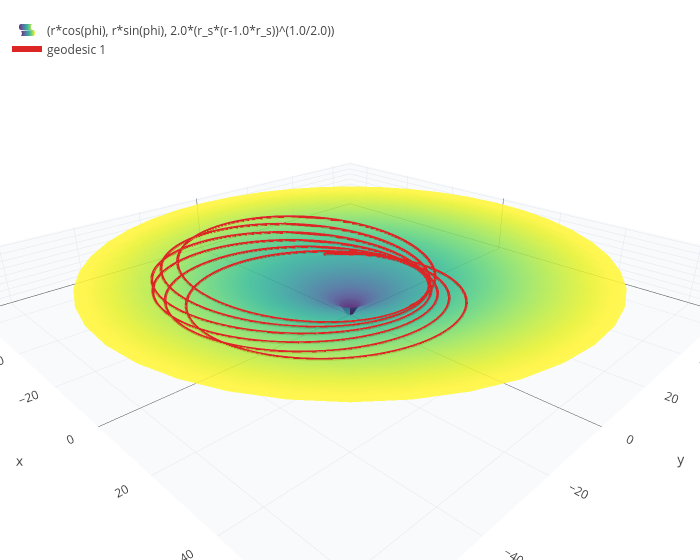

The cell this chart's notebook holds for it:
### Markdown cell above
## 3. Straight from the metric

The orbit equation above came from the geodesic equations, but we can also integrate the full four-dimensional
geodesic equations directly. The planet starts at perihelion with $\dot\phi = L/r^2$ and $\dot t$ fixed so that
$g_{ab}\dot x^a\dot x^b = -1$. This time we draw the orbit on Flamm's paraboloid from part 4, the shape of space around
the mass:

### Code cell
S = metric.generate(schwarzschild);
L = h;
ut = sqrt((1+L^2/rp^2)/(1-r_s/rp));
orbit = geodesic(S, [0 rp pi/2 0], [ut 0 0 L/rp^2], 11000, [r*cos(phi) r*sin(phi) 2*sqrt(r_s*(r-r_s))], 20000);
well = surface(r*cos(phi), r*sin(phi), 2*sqrt(r_s*(r-r_s)), r, 1, 65, phi, 0, 2*pi);
show(well, orbit)

### Figure 1 — Plotly figure (JSON) as saved in the notebook; plotly's stock layout.template omitted (floating-point values rounded to 4 significant figures; data arrays with more than 128 entries replaced by an {"elided": "..."} marker saying what was removed)
{"data": [{"colorscale": "Viridis", "name": "(r*cos(phi), r*sin(phi), 2.0*(r_s*(r-1.0*r_s))^(1.0/2.0))", "opacity": 0.85, "showlegend": true, "showscale": false, "type": "surface", "x": {"elided": "41x41 float values"}, "y": {"elided": "41x41 float values"}, "z": {"elided": "41x41 float values"}}, {"line": {"color": "#dc2626", "width": 6}, "mode": "lines", "name": "geodesic 1", "type": "scatter3d", "x": {"elided": "1430 float values"}, "y": {"elided": "1430 float values"}, "z": {"elided": "1430 float values"}}], "layout": {"height": 560, "legend": {"x": 0.01, "y": 0.99}, "margin": {"b": 0, "l": 0, "r": 0, "t": 10}, "scene": {"aspectmode": "data", "camera": {"eye": {"x": 1.6, "y": -1.6, "z": 1.0}}, "xaxis": {"backgroundcolor": "#f8fafc", "gridcolor": "#e2e8f0", "showbackground": true, "title": {"text": "x"}}, "yaxis": {"backgroundcolor": "#f8fafc", "gridcolor": "#e2e8f0", "showbackground": true, "title": {"text": "y"}}, "zaxis": {"backgroundcolor": "#f8fafc", "gridcolor": "#e2e8f0", "showbackground": true, "title": {"text": "z"}}}, "showlegend": true, "title": {"text": ""}, "width": 700}}
